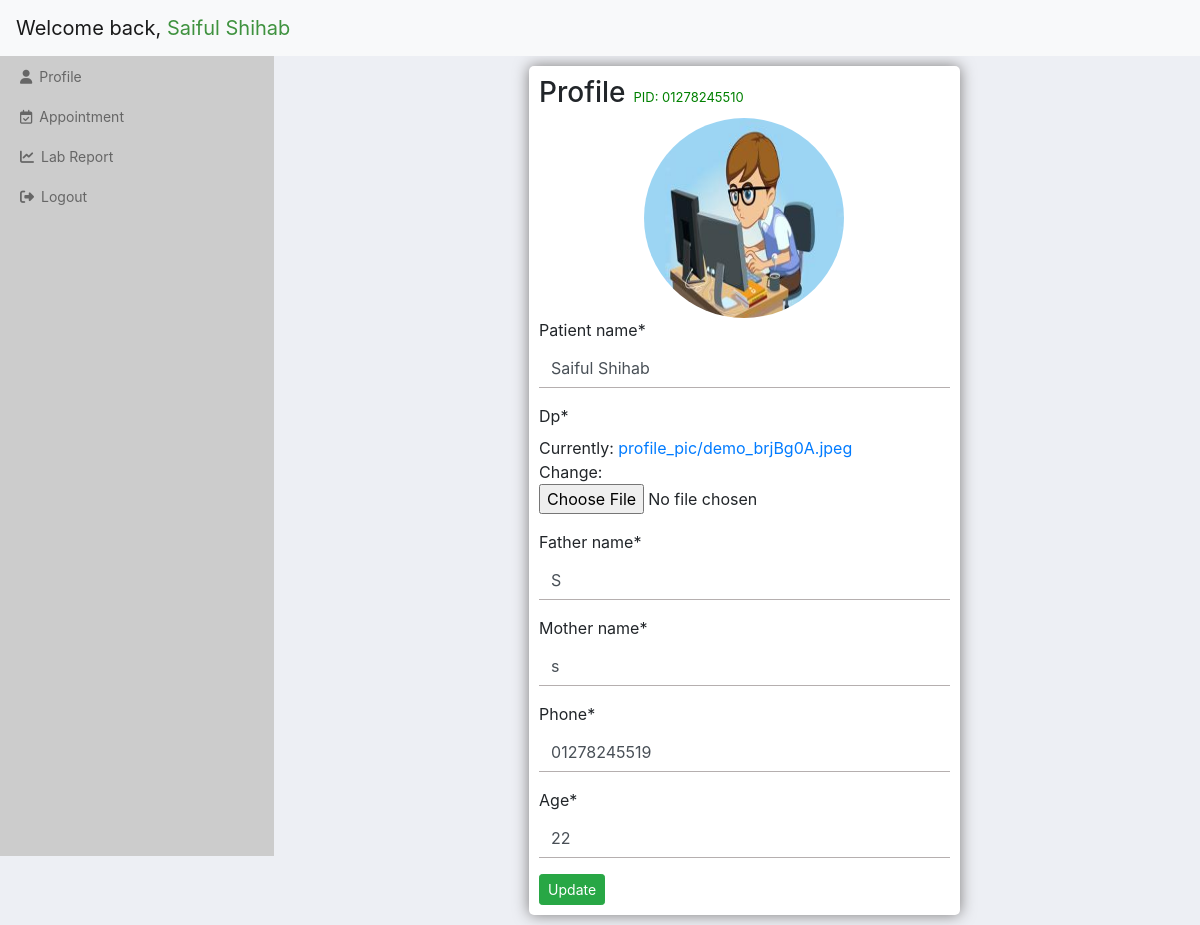
Page /p_profile (signed in) on the committed database.
### patient/models.py (models this page shows, shortened)
class patient(models.Model):
    pemail = models.CharField(max_length=254, blank=False)
    password = models.CharField(max_length=50, blank=False)
    patient_name = models.CharField(max_length=50)
    dp = models.ImageField(default='default.jpg', upload_to='profile_pic')
    father_name = models.CharField(max_length=50)
    mother_name = models.CharField(max_length=50)
    phone = models.CharField(max_length=11)
    age = models.CharField(max_length=10)
    p_identity = models.CharField(max_length=11)
    has_pid = models.BooleanField(default=False)

### patient/views.py (the view)
# urls.py: path('p_profile', views.patientProfile, name="p_profile"),
def patientProfile(request):
    if request.session.has_key('pemail'):
        alertmsg = ""
        user_email = request.session.get('pemail')
        this_user = patient.objects.get(pemail=user_email)
        if request.method == 'POST':
            form = ProfileUpdateForm(request.POST, request.FILES, instance=this_user)
            if form.is_valid():
                if (patient.objects.all().filter(phone=form.cleaned_data['phone']) or
                    patient.objects.all().filter(p_identity=form.cleaned_data['phone'])):
                    alertmsg = "This phone number is not valid!"
                    context = {'profile_update_form': form, 'pa': this_user, 'alert': alertmsg}
                    return render(request, 'patient/profile.html', context)
                else:
                    if this_user.has_pid == True:
                        form.save()
                        alertmsg = "Your profile is updated!"
                        context = {'pa': this_user, 'alert': alertmsg, 'alertcolor': True, 'noform': True, 'has_pid':True}
                        return render(request, 'patient/profile.html', context)
                    else:
                        this_user.p_identity = form.cleaned_data['phone']
                        this_user.has_pid = True
                        form.save()
                        alertmsg = "Your profile is updated!"
                        context = {'pa': this_user, 'alert': alertmsg, 'alertcolor': True, 'noform': True, 'has_pid':True}
                        return render(request, 'patient/profile.html', context)
        else:
            if(this_user.patient_name == "" or
                this_user.father_name == "" or
                this_user.mother_name == "" or
                this_user.phone == ""):
                form = ProfileUpdateForm(instance=this_user)
                alertmsg = "Please complete your profile information!"
            else:
                form = ProfileUpdateForm(instance=this_user)
            context = {'profile_update_form': form, 'pa': this_user, 'alert': alertmsg}
            return render(request, 'patient/profile.html', context)
    else:
        return redirect('login')

### patient/forms.py
class ProfileUpdateForm(forms.ModelForm):
    patient_name = forms.CharField(widget=forms.TextInput(attrs={'label':'Full Name'}))
    class Meta:
        model = patient
        fields = [
            'patient_name',
            'dp',
            'father_name',
            'mother_name',
            'phone',
            'age'
        ]

### templates/patient/profile.html (shortened to what this page needs)
{% extends 'patient/p_base.html' %}
{% load crispy_forms_tags %}
{% block content %}
<div class="p_profile">
    {% if noform %}
    {% else %}
    <h3 class="d-inline-block mr-2">Profile</h3>{% if pa.p_identity %}<span style="font-size: 13px;color:green;">PID: {{ pa.p_identity }}</span>{% endif %}
    <div class="media">
        <img class="rounded-circle account-img" src="{{ pa.dp.url }}">
    </div>
    <form action="" method="POST" enctype="multipart/form-data">
        {{ profile_update_form | crispy }}
        <input type="submit" value="Update" class="btn btn-success btn-sm">
    </form>
</div>
{% endif %}
{% endblock %}

### templates/patient/p_base.html (shortened to what this page needs)
{% load static %}
<!doctype html>
<html lang="en">
<head>
    <link rel="stylesheet" href="https://stackpath.bootstrapcdn.com/bootstrap/4.3.1/css/bootstrap.min.css">
    <link rel="stylesheet" href="{% static 'styles/app.css' %}">
</head>
<body id="_dashboard_body">
    <div id="_dashboard">
        <nav class="navbar navbar-light bg-light fixed-top">
            {% if pa %}
            {% if pa.patient_name == "" %}
            <a class="navbar-brand" href="#">Welcome back, <span style="color: rgb(63, 146, 63);">{{pa.pemail}}</span></a>
            {% else %}
            <a class="navbar-brand" href="#">Welcome back, <span style="color: rgb(63, 146, 63);">{{pa.patient_name}}</span></a>
            {% endif %}
            {% endif %}
        </nav>
        <div class="row" style="margin-top: 56px;">
            <div class="col-3">
                <div class="sidebar">
                    <div class="side_menu" class="list-group pt">
                        <a href="{% url 'p_profile' %}" class="list-group-item"><i class="fas fa-user"></i>Profile</a>
                        <a href="" class="list-group-item"><i class="far fa-calendar-check"></i>Appointment</a>
                        <a href="{% url 'p_report' %}" class="list-group-item"><i class="fas fa-chart-line"></i>Lab Report</a>
                        <a href="{% url 'p_logout'%}" class="list-group-item"><i class="fas fa-sign-out-alt"></i>Logout</a>
                    </div>
                </div>
            </div>
            <div class="col-9">
                <div class="" id="page_content">
                    {% block content %}
                    {% endblock %}
                </div>
            </div>
        </div>
    </div>
</body>
</html>

### static/styles/app.css (style rules this page uses)
body { margin: 0 !important; padding: 0 !important; }
.row { margin-right: 0 !important; }
.form-control { outline: none !important; border: none !important; border-bottom: 1px solid #b5afaf !important; border-radius: 0 !important; }
#_dashboard_body { background: rgb(237, 239, 244); }
.sidebar { background: #ccc; height: 100vh; }
.side_menu .list-group-item { background-color: transparent !important; border: none !important; border-radius: 0 !important; font-size: 14px !important; color: #666; padding: 10px 20px; text-decoration: none; }
i { margin-right: 7px; }
#page_content { padding: 10px; }
.p_profile { background: white; box-shadow: 0px 0px 15px #7d7b7b; padding: 10px; border-radius: 5px; width: 50%; margin: 0 auto; }
.media { height: 200px; }
.media img { width: 200px !important; height: 200px !important; margin: 0 auto; }

### rows in the picture
patient: patient_name "Saiful Shihab", p_identity "01278245510", dp (picture), father_name "S", mother_name "s", phone "01278245519", age "22"
